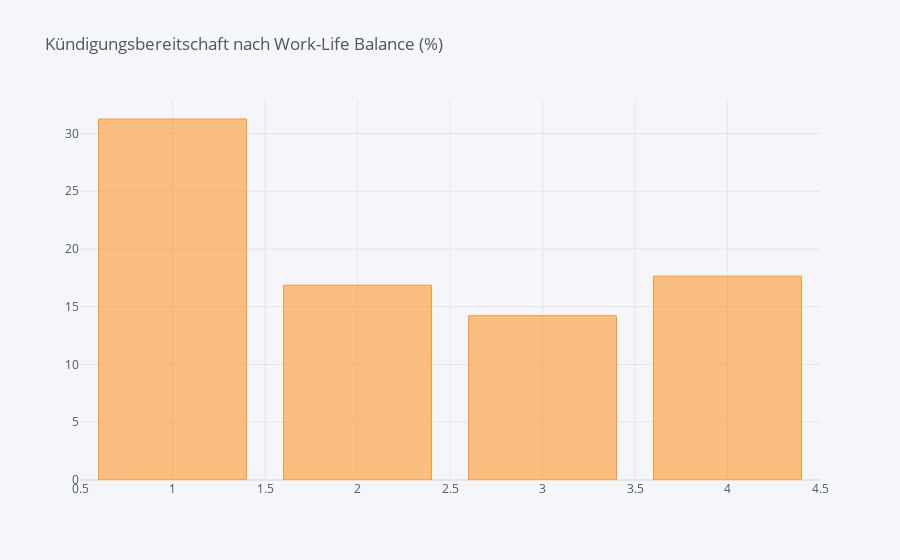

This figure's notebook cell:
### Markdown cell above
### Kündigungsbereitschaft nach Work-Life Balance

### Code cell
#df_WorkLifeBalance = pd.DataFrame(columns=["WorkLifeBalance", "% of Leavers"])

### Figure 1 — Plotly figure (JSON) as saved in the notebook; plotly's stock layout.template omitted (floating-point values rounded to 4 significant figures)
{"data": [{"marker": {"color": "rgba(255, 153, 51, 0.6)", "line": {"color": "rgba(255, 153, 51, 1.0)", "width": 1}}, "name": "% of Leavers", "orientation": "v", "text": "", "type": "bar", "x": [1, 2, 3, 4], "y": [31.25, 16.86, 14.22, 17.65]}], "layout": {"legend": {"bgcolor": "#F5F6F9", "font": {"color": "#4D5663"}}, "paper_bgcolor": "#F5F6F9", "plot_bgcolor": "#F5F6F9", "title": {"font": {"color": "#4D5663"}, "text": "Kündigungsbereitschaft nach Work-Life Balance (%)"}, "xaxis": {"gridcolor": "#E1E5ED", "showgrid": true, "tickfont": {"color": "#4D5663"}, "title": {"font": {"color": "#4D5663"}, "text": ""}, "zerolinecolor": "#E1E5ED"}, "yaxis": {"gridcolor": "#E1E5ED", "showgrid": true, "tickfont": {"color": "#4D5663"}, "title": {"font": {"color": "#4D5663"}, "text": ""}, "zerolinecolor": "#E1E5ED"}}}
